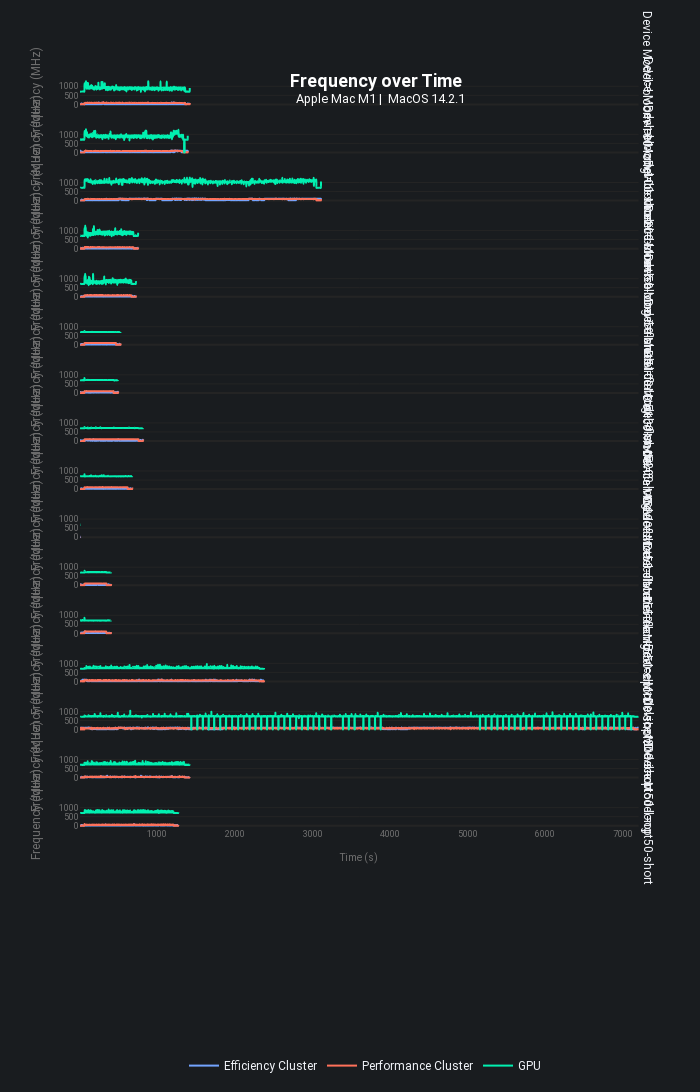

The cell this chart's notebook holds for it:
### Code cell
start_time = time.time()
print("Starting at = ", time.ctime(start_time))
directory_path = os.getcwd()

# Current directory should have a folder named powermetric-logs which contains the output logs of powermetric runs
powerLogsFolderName = "logs"

# Build the full path to the logs folder
pathLogsFolder = directory_path + '/' + powerLogsFolderName + '/'

# Get the list of all log files in the logs folder
powerLogsList = os.listdir(pathLogsFolder)

# Create local dataframes
dfPower, dfFrequency, dfUsage = pd.DataFrame(), pd.DataFrame(), pd.DataFrame()

# Parse each log file
for logsFile in powerLogsList:

    if not os.path.isfile(pathLogsFolder + logsFile): 
        print('File does not exist.')
    else:
        file = open(pathLogsFolder + logsFile, 'r', encoding="utf8", errors='ignore')
        content = file.read()
    
    if (logsFile.find('mp4') >= 0) or (logsFile.find('webm') >= 0):
        # Transform 4K-AV1.mp4.txt -> 4K-AV1 because that's what we want in the charts
        f_name = os.path.splitext(logsFile)[0]
        videoType = str.split(f_name, '.')[0]
    else:
        # Used for file paths like Safari-VP9-HW.txt i.e. without the video container (mp4, webm)
        videoType = os.path.splitext(logsFile)[0]

    # Parse the content and build Data Frames
    dfPowerTemp, dfFrequencyTemp, dfUsageTemp = regexParse(content, videoType)
    dfPower     = pd.concat([dfPower, dfPowerTemp], ignore_index=True)
    dfFrequency = pd.concat([dfFrequency, dfFrequencyTemp], ignore_index=True)
    dfUsage     = pd.concat([dfUsage, dfUsageTemp], ignore_index=True)

print(dfPower.head())
print(dfFrequency.head())
print(dfUsage.head())

plot_over_time(dfFrequency, "Frequency")

end_time = time.time()
print("Ending at = ", time.ctime(end_time))
print(f"It took {end_time-start_time:.2f} Time (s) to compute")

### Figure 1 — Plotly figure (JSON) as saved in the notebook; plotly's stock layout.template omitted (floating-point values rounded to 4 significant figures; data arrays with more than 128 entries replaced by an {"elided": "..."} marker saying what was removed)
{"data": [{"hovertemplate": "%{y} MHz", "legendgroup": "Efficiency Cluster", "line": {"color": "#73A4FF", "dash": "solid", "shape": "spline", "smoothing": 1.3}, "marker": {"symbol": "circle"}, "mode": "lines", "name": "Efficiency Cluster", "orientation": "v", "showlegend": true, "type": "scatter", "x": {"elided": "1416 int values"}, "xaxis": "x16", "y": {"elided": "1416 float values"}, "yaxis": "y16"}, {"hovertemplate": "%{y} MHz", "legendgroup": "Efficiency Cluster", "line": {"color": "#73A4FF", "dash": "solid", "shape": "spline", "smoothing": 1.3}, "marker": {"symbol": "circle"}, "mode": "lines", "name": "Efficiency Cluster", "orientation": "v", "showlegend": false, "type": "scatter", "x": {"elided": "1390 int values"}, "xaxis": "x15", "y": {"elided": "1390 float values"}, "yaxis": "y15"}, {"hovertemplate": "%{y} MHz", "legendgroup": "Efficiency Cluster", "line": {"color": "#73A4FF", "dash": "solid", "shape": "spline", "smoothing": 1.3}, "marker": {"symbol": "circle"}, "mode": "lines", "name": "Efficiency Cluster", "orientation": "v", "showlegend": false, "type": "scatter", "x": {"elided": "3108 int values"}, "xaxis": "x14", "y": {"elided": "3108 float values"}, "yaxis": "y14"}, {"hovertemplate": "%{y} MHz", "legendgroup": "Efficiency Cluster", "line": {"color": "#73A4FF", "dash": "solid", "shape": "spline", "smoothing": 1.3}, "marker": {"symbol": "circle"}, "mode": "lines", "name": "Efficiency Cluster", "orientation": "v", "showlegend": false, "type": "scatter", "x": {"elided": "750 int values"}, "xaxis": "x13", "y": {"elided": "750 float values"}, "yaxis": "y13"}, {"hovertemplate": "%{y} MHz", "legendgroup": "Efficiency Cluster", "line": {"color": "#73A4FF", "dash": "solid", "shape": "spline", "smoothing": 1.3}, "marker": {"symbol": "circle"}, "mode": "lines", "name": "Efficiency Cluster", "orientation": "v", "showlegend": false, "type": "scatter", "x": {"elided": "722 int values"}, "xaxis": "x12", "y": {"elided": "722 float values"}, "yaxis": "y12"}, {"hovertemplate": "%{y} MHz", "legendgroup": "Efficiency Cluster", "line": {"color": "#73A4FF", "dash": "solid", "shape": "spline", "smoothing": 1.3}, "marker": {"symbol": "circle"}, "mode": "lines", "name": "Efficiency Cluster", "orientation": "v", "showlegend": false, "type": "scatter", "x": {"elided": "525 int values"}, "xaxis": "x11", "y": {"elided": "525 float values"}, "yaxis": "y11"}, {"hovertemplate": "%{y} MHz", "legendgroup": "Efficiency Cluster", "line": {"color": "#73A4FF", "dash": "solid", "shape": "spline", "smoothing": 1.3}, "marker": {"symbol": "circle"}, "mode": "lines", "name": "Efficiency Cluster", "orientation": "v", "showlegend": false, "type": "scatter", "x": {"elided": "493 int values"}, "xaxis": "x10", "y": {"elided": "493 float values"}, "yaxis": "y10"}, {"hovertemplate": "%{y} MHz", "legendgroup": "Efficiency Cluster", "line": {"color": "#73A4FF", "dash": "solid", "shape": "spline", "smoothing": 1.3}, "marker": {"symbol": "circle"}, "mode": "lines", "name": "Efficiency Cluster", "orientation": "v", "showlegend": false, "type": "scatter", "x": {"elided": "815 int values"}, "xaxis": "x9", "y": {"elided": "815 float values"}, "yaxis": "y9"}, {"hovertemplate": "%{y} MHz", "legendgroup": "Efficiency Cluster", "line": {"color": "#73A4FF", "dash": "solid", "shape": "spline", "smoothing": 1.3}, "marker": {"symbol": "circle"}, "mode": "lines", "name": "Efficiency Cluster", "orientation": "v", "showlegend": false, "type": "scatter", "x": {"elided": "675 int values"}, "xaxis": "x8", "y": {"elided": "675 float values"}, "yaxis": "y8"}, {"hovertemplate": "%{y} MHz", "legendgroup": "Efficiency Cluster", "line": {"color": "#73A4FF", "dash": "solid", "shape": "spline", "smoothing": 1.3}, "marker": {"symbol": "circle"}, "mode": "lines", "name": "Efficiency Cluster", "orientation": "v", "showlegend": false, "type": "scatter", "x": [1, 2, 3, 4, 5, 6], "xaxis": "x7", "y": [51.23, 19.92, 20.9, 21.17, 22.32, 27.43], "yaxis": "y7"}, {"hovertemplate": "%{y} MHz", "legendgroup": "Efficiency Cluster", "line": {"color": "#73A4FF", "dash": "solid", "shape": "spline", "smoothing": 1.3}, "marker": {"symbol": "circle"}, "mode": "lines", "name": "Efficiency Cluster", "orientation": "v", "showlegend": false, "type": "scatter", "x": {"elided": "402 int values"}, "xaxis": "x6", "y": {"elided": "402 float values"}, "yaxis": "y6"}, {"hovertemplate": "%{y} MHz", "legendgroup": "Efficiency Cluster", "line": {"color": "#73A4FF", "dash": "solid", "shape": "spline", "smoothing": 1.3}, "marker": {"symbol": "circle"}, "mode": "lines", "name": "Efficiency Cluster", "orientation": "v", "showlegend": false, "type": "scatter", "x": {"elided": "400 int values"}, "xaxis": "x5", "y": {"elided": "400 float values"}, "yaxis": "y5"}, {"hovertemplate": "%{y} MHz", "legendgroup": "Efficiency Cluster", "line": {"color": "#73A4FF", "dash": "solid", "shape": "spline", "smoothing": 1.3}, "marker": {"symbol": "circle"}, "mode": "lines", "name": "Efficiency Cluster", "orientation": "v", "showlegend": false, "type": "scatter", "x": {"elided": "2375 int values"}, "xaxis": "x4", "y": {"elided": "2375 float values"}, "yaxis": "y4"}, {"hovertemplate": "%{y} MHz", "legendgroup": "Efficiency Cluster", "line": {"color": "#73A4FF", "dash": "solid", "shape": "spline", "smoothing": 1.3}, "marker": {"symbol": "circle"}, "mode": "lines", "name": "Efficiency Cluster", "orientation": "v", "showlegend": false, "type": "scatter", "x": {"elided": "7204 int values"}, "xaxis": "x3", "y": {"elided": "7204 float values"}, "yaxis": "y3"}, {"hovertemplate": "%{y} MHz", "legendgroup": "Efficiency Cluster", "line": {"color": "#73A4FF", "dash": "solid", "shape": "spline", "smoothing": 1.3}, "marker": {"symbol": "circle"}, "mode": "lines", "name": "Efficiency Cluster", "orientation": "v", "showlegend": false, "type": "scatter", "x": {"elided": "1413 int values"}, "xaxis": "x2", "y": {"elided": "1413 float values"}, "yaxis": "y2"}, {"hovertemplate": "%{y} MHz", "legendgroup": "Efficiency Cluster", "line": {"color": "#73A4FF", "dash": "solid", "shape": "spline", "smoothing": 1.3}, "marker": {"symbol": "circle"}, "mode": "lines", "name": "Efficiency Cluster", "orientation": "v", "showlegend": false, "type": "scatter", "x": {"elided": "1269 int values"}, "xaxis": "x", "y": {"elided": "1269 float values"}, "yaxis": "y"}, {"hovertemplate": "%{y} MHz", "legendgroup": "Performance Cluster", "line": {"color": "#FF715A", "dash": "solid", "shape": "spline", "smoothing": 1.3}, "marker": {"symbol": "circle"}, "mode": "lines", "name": "Performance Cluster", "orientation": "v", "showlegend": true, "type": "scatter", "x": {"elided": "1416 int values"}, "xaxis": "x16", "y": {"elided": "1416 float values"}, "yaxis": "y16"}, {"hovertemplate": "%{y} MHz", "legendgroup": "Performance Cluster", "line": {"color": "#FF715A", "dash": "solid", "shape": "spline", "smoothing": 1.3}, "marker": {"symbol": "circle"}, "mode": "lines", "name": "Performance Cluster", "orientation": "v", "showlegend": false, "type": "scatter", "x": {"elided": "1390 int values"}, "xaxis": "x15", "y": {"elided": "1390 float values"}, "yaxis": "y15"}, {"hovertemplate": "%{y} MHz", "legendgroup": "Performance Cluster", "line": {"color": "#FF715A", "dash": "solid", "shape": "spline", "smoothing": 1.3}, "marker": {"symbol": "circle"}, "mode": "lines", "name": "Performance Cluster", "orientation": "v", "showlegend": false, "type": "scatter", "x": {"elided": "3108 int values"}, "xaxis": "x14", "y": {"elided": "3108 float values"}, "yaxis": "y14"}, {"hovertemplate": "%{y} MHz", "legendgroup": "Performance Cluster", "line": {"color": "#FF715A", "dash": "solid", "shape": "spline", "smoothing": 1.3}, "marker": {"symbol": "circle"}, "mode": "lines", "name": "Performance Cluster", "orientation": "v", "showlegend": false, "type": "scatter", "x": {"elided": "750 int values"}, "xaxis": "x13", "y": {"elided": "750 float values"}, "yaxis": "y13"}, {"hovertemplate": "%{y} MHz", "legendgroup": "Performance Cluster", "line": {"color": "#FF715A", "dash": "solid", "shape": "spline", "smoothing": 1.3}, "marker": {"symbol": "circle"}, "mode": "lines", "name": "Performance Cluster", "orientation": "v", "showlegend": false, "type": "scatter", "x": {"elided": "722 int values"}, "xaxis": "x12", "y": {"elided": "722 float values"}, "yaxis": "y12"}, {"hovertemplate": "%{y} MHz", "legendgroup": "Performance Cluster", "line": {"color": "#FF715A", "dash": "solid", "shape": "spline", "smoothing": 1.3}, "marker": {"symbol": "circle"}, "mode": "lines", "name": "Performance Cluster", "orientation": "v", "showlegend": false, "type": "scatter", "x": {"elided": "525 int values"}, "xaxis": "x11", "y": {"elided": "525 float values"}, "yaxis": "y11"}, {"hovertemplate": "%{y} MHz", "legendgroup": "Performance Cluster", "line": {"color": "#FF715A", "dash": "solid", "shape": "spline", "smoothing": 1.3}, "marker": {"symbol": "circle"}, "mode": "lines", "name": "Performance Cluster", "orientation": "v", "showlegend": false, "type": "scatter", "x": {"elided": "493 int values"}, "xaxis": "x10", "y": {"elided": "493 float values"}, "yaxis": "y10"}, {"hovertemplate": "%{y} MHz", "legendgroup": "Performance Cluster", "line": {"color": "#FF715A", "dash": "solid", "shape": "spline", "smoothing": 1.3}, "marker": {"symbol": "circle"}, "mode": "lines", "name": "Performance Cluster", "orientation": "v", "showlegend": false, "type": "scatter", "x": {"elided": "815 int values"}, "xaxis": "x9", "y": {"elided": "815 float values"}, "yaxis": "y9"}, {"hovertemplate": "%{y} MHz", "legendgroup": "Performance Cluster", "line": {"color": "#FF715A", "dash": "solid", "shape": "spline", "smoothing": 1.3}, "marker": {"symbol": "circle"}, "mode": "lines", "name": "Performance Cluster", "orientation": "v", "showlegend": false, "type": "scatter", "x": {"elided": "675 int values"}, "xaxis": "x8", "y": {"elided": "675 float values"}, "yaxis": "y8"}, {"hovertemplate": "%{y} MHz", "legendgroup": "Performance Cluster", "line": {"color": "#FF715A", "dash": "solid", "shape": "spline", "smoothing": 1.3}, "marker": {"symbol": "circle"}, "mode": "lines", "name": "Performance Cluster", "orientation": "v", "showlegend": false, "type": "scatter", "x": [1, 2, 3, 4, 5, 6], "xaxis": "x7", "y": [9, 5.12, 3.2, 4.28, 5.62, 5.25], "yaxis": "y7"}, {"hovertemplate": "%{y} MHz", "legendgroup": "Performance Cluster", "line": {"color": "#FF715A", "dash": "solid", "shape": "spline", "smoothing": 1.3}, "marker": {"symbol": "circle"}, "mode": "lines", "name": "Performance Cluster", "orientation": "v", "showlegend": false, "type": "scatter", "x": {"elided": "402 int values"}, "xaxis": "x6", "y": {"elided": "402 float values"}, "yaxis": "y6"}, {"hovertemplate": "%{y} MHz", "legendgroup": "Performance Cluster", "line": {"color": "#FF715A", "dash": "solid", "shape": "spline", "smoothing": 1.3}, "marker": {"symbol": "circle"}, "mode": "lines", "name": "Performance Cluster", "orientation": "v", "showlegend": false, "type": "scatter", "x": {"elided": "400 int values"}, "xaxis": "x5", "y": {"elided": "400 float values"}, "yaxis": "y5"}, {"hovertemplate": "%{y} MHz", "legendgroup": "Performance Cluster", "line": {"color": "#FF715A", "dash": "solid", "shape": "spline", "smoothing": 1.3}, "marker": {"symbol": "circle"}, "mode": "lines", "name": "Performance Cluster", "orientation": "v", "showlegend": false, "type": "scatter", "x": {"elided": "2375 int values"}, "xaxis": "x4", "y": {"elided": "2375 float values"}, "yaxis": "y4"}, {"hovertemplate": "%{y} MHz", "legendgroup": "Performance Cluster", "line": {"color": "#FF715A", "dash": "solid", "shape": "spline", "smoothing": 1.3}, "marker": {"symbol": "circle"}, "mode": "lines", "name": "Performance Cluster", "orientation": "v", "showlegend": false, "type": "scatter", "x": {"elided": "7204 int values"}, "xaxis": "x3", "y": {"elided": "7204 float values"}, "yaxis": "y3"}, {"hovertemplate": "%{y} MHz", "legendgroup": "Performance Cluster", "line": {"color": "#FF715A", "dash": "solid", "shape": "spline", "smoothing": 1.3}, "marker": {"symbol": "circle"}, "mode": "lines", "name": "Performance Cluster", "orientation": "v", "showlegend": false, "type": "scatter", "x": {"elided": "1413 int values"}, "xaxis": "x2", "y": {"elided": "1413 float values"}, "yaxis": "y2"}, {"hovertemplate": "%{y} MHz", "legendgroup": "Performance Cluster", "line": {"color": "#FF715A", "dash": "solid", "shape": "spline", "smoothing": 1.3}, "marker": {"symbol": "circle"}, "mode": "lines", "name": "Performance Cluster", "orientation": "v", "showlegend": false, "type": "scatter", "x": {"elided": "1269 int values"}, "xaxis": "x", "y": {"elided": "1269 float values"}, "yaxis": "y"}, {"hovertemplate": "%{y} MHz", "legendgroup": "GPU", "line": {"color": "#01F0B0", "dash": "solid", "shape": "spline", "smoothing": 1.3}, "marker": {"symbol": "circle"}, "mode": "lines", "name": "GPU", "orientation": "v", "showlegend": true, "type": "scatter", "x": {"elided": "1416 int values"}, "xaxis": "x16", "y": {"elided": "1416 int values"}, "yaxis": "y16"}, {"hovertemplate": "%{y} MHz", "legendgroup": "GPU", "line": {"color": "#01F0B0", "dash": "solid", "shape": "spline", "smoothing": 1.3}, "marker": {"symbol": "circle"}, "mode": "lines", "name": "GPU", "orientation": "v", "showlegend": false, "type": "scatter", "x": {"elided": "1390 int values"}, "xaxis": "x15", "y": {"elided": "1390 int values"}, "yaxis": "y15"}, {"hovertemplate": "%{y} MHz", "legendgroup": "GPU", "line": {"color": "#01F0B0", "dash": "solid", "shape": "spline", "smoothing": 1.3}, "marker": {"symbol": "circle"}, "mode": "lines", "name": "GPU", "orientation": "v", "showlegend": false, "type": "scatter", "x": {"elided": "3108 int values"}, "xaxis": "x14", "y": {"elided": "3108 int values"}, "yaxis": "y14"}, {"hovertemplate": "%{y} MHz", "legendgroup": "GPU", "line": {"color": "#01F0B0", "dash": "solid", "shape": "spline", "smoothing": 1.3}, "marker": {"symbol": "circle"}, "mode": "lines", "name": "GPU", "orientation": "v", "showlegend": false, "type": "scatter", "x": {"elided": "750 int values"}, "xaxis": "x13", "y": {"elided": "750 int values"}, "yaxis": "y13"}, {"hovertemplate": "%{y} MHz", "legendgroup": "GPU", "line": {"color": "#01F0B0", "dash": "solid", "shape": "spline", "smoothing": 1.3}, "marker": {"symbol": "circle"}, "mode": "lines", "name": "GPU", "orientation": "v", "showlegend": false, "type": "scatter", "x": {"elided": "722 int values"}, "xaxis": "x12", "y": {"elided": "722 int values"}, "yaxis": "y12"}, {"hovertemplate": "%{y} MHz", "legendgroup": "GPU", "line": {"color": "#01F0B0", "dash": "solid", "shape": "spline", "smoothing": 1.3}, "marker": {"symbol": "circle"}, "mode": "lines", "name": "GPU", "orientation": "v", "showlegend": false, "type": "scatter", "x": {"elided": "525 int values"}, "xaxis": "x11", "y": {"elided": "525 int values"}, "yaxis": "y11"}, {"hovertemplate": "%{y} MHz", "legendgroup": "GPU", "line": {"color": "#01F0B0", "dash": "solid", "shape": "spline", "smoothing": 1.3}, "marker": {"symbol": "circle"}, "mode": "lines", "name": "GPU", "orientation": "v", "showlegend": false, "type": "scatter", "x": {"elided": "493 int values"}, "xaxis": "x10", "y": {"elided": "493 int values"}, "yaxis": "y10"}, {"hovertemplate": "%{y} MHz", "legendgroup": "GPU", "line": {"color": "#01F0B0", "dash": "solid", "shape": "spline", "smoothing": 1.3}, "marker": {"symbol": "circle"}, "mode": "lines", "name": "GPU", "orientation": "v", "showlegend": false, "type": "scatter", "x": {"elided": "815 int values"}, "xaxis": "x9", "y": {"elided": "815 int values"}, "yaxis": "y9"}, {"hovertemplate": "%{y} MHz", "legendgroup": "GPU", "line": {"color": "#01F0B0", "dash": "solid", "shape": "spline", "smoothing": 1.3}, "marker": {"symbol": "circle"}, "mode": "lines", "name": "GPU", "orientation": "v", "showlegend": false, "type": "scatter", "x": {"elided": "675 int values"}, "xaxis": "x8", "y": {"elided": "675 int values"}, "yaxis": "y8"}, {"hovertemplate": "%{y} MHz", "legendgroup": "GPU", "line": {"color": "#01F0B0", "dash": "solid", "shape": "spline", "smoothing": 1.3}, "marker": {"symbol": "circle"}, "mode": "lines", "name": "GPU", "orientation": "v", "showlegend": false, "type": "scatter", "x": [1, 2, 3, 4, 5, 6], "xaxis": "x7", "y": [706, 705, 706, 704, 704, 706], "yaxis": "y7"}, {"hovertemplate": "%{y} MHz", "legendgroup": "GPU", "line": {"color": "#01F0B0", "dash": "solid", "shape": "spline", "smoothing": 1.3}, "marker": {"symbol": "circle"}, "mode": "lines", "name": "GPU", "orientation": "v", "showlegend": false, "type": "scatter", "x": {"elided": "402 int values"}, "xaxis": "x6", "y": {"elided": "402 int values"}, "yaxis": "y6"}, {"hovertemplate": "%{y} MHz", "legendgroup": "GPU", "line": {"color": "#01F0B0", "dash": "solid", "shape": "spline", "smoothing": 1.3}, "marker": {"symbol": "circle"}, "mode": "lines", "name": "GPU", "orientation": "v", "showlegend": false, "type": "scatter", "x": {"elided": "400 int values"}, "xaxis": "x5", "y": {"elided": "400 int values"}, "yaxis": "y5"}, {"hovertemplate": "%{y} MHz", "legendgroup": "GPU", "line": {"color": "#01F0B0", "dash": "solid", "shape": "spline", "smoothing": 1.3}, "marker": {"symbol": "circle"}, "mode": "lines", "name": "GPU", "orientation": "v", "showlegend": false, "type": "scatter", "x": {"elided": "2375 int values"}, "xaxis": "x4", "y": {"elided": "2375 int values"}, "yaxis": "y4"}, {"hovertemplate": "%{y} MHz", "legendgroup": "GPU", "line": {"color": "#01F0B0", "dash": "solid", "shape": "spline", "smoothing": 1.3}, "marker": {"symbol": "circle"}, "mode": "lines", "name": "GPU", "orientation": "v", "showlegend": false, "type": "scatter", "x": {"elided": "7204 int values"}, "xaxis": "x3", "y": {"elided": "7204 int values"}, "yaxis": "y3"}, {"hovertemplate": "%{y} MHz", "legendgroup": "GPU", "line": {"color": "#01F0B0", "dash": "solid", "shape": "spline", "smoothing": 1.3}, "marker": {"symbol": "circle"}, "mode": "lines", "name": "GPU", "orientation": "v", "showlegend": false, "type": "scatter", "x": {"elided": "1413 int values"}, "xaxis": "x2", "y": {"elided": "1413 int values"}, "yaxis": "y2"}, {"hovertemplate": "%{y} MHz", "legendgroup": "GPU", "line": {"color": "#01F0B0", "dash": "solid", "shape": "spline", "smoothing": 1.3}, "marker": {"symbol": "circle"}, "mode": "lines", "name": "GPU", "orientation": "v", "showlegend": false, "type": "scatter", "x": {"elided": "1269 int values"}, "xaxis": "x", "y": {"elided": "1269 int values"}, "yaxis": "y"}], "layout": {"annotations": [{"font": {}, "showarrow": false, "text": "Device Model=opt50-short", "textangle": 90, "x": 0.98, "xanchor": "left", "xref": "paper", "y": 0.01719, "yanchor": "middle", "yref": "paper"}, {"font": {}, "showarrow": false, "text": "Device Model=opt50-long", "textangle": 90, "x": 0.98, "xanchor": "left", "xref": "paper", "y": 0.08156, "yanchor": "middle", "yref": "paper"}, {"font": {}, "showarrow": false, "text": "Device Model=opt200-short", "textangle": 90, "x": 0.98, "xanchor": "left", "xref": "paper", "y": 0.1459, "yanchor": "middle", "yref": "paper"}, {"font": {}, "showarrow": false, "text": "Device Model=opt100-short", "textangle": 90, "x": 0.98, "xanchor": "left", "xref": "paper", "y": 0.2103, "yanchor": "middle", "yref": "paper"}, {"font": {}, "showarrow": false, "text": "Device Model=flan-t550-short", "textangle": 90, "x": 0.98, "xanchor": "left", "xref": "paper", "y": 0.2747, "yanchor": "middle", "yref": "paper"}, {"font": {}, "showarrow": false, "text": "Device Model=flan-t550-long", "textangle": 90, "x": 0.98, "xanchor": "left", "xref": "paper", "y": 0.3391, "yanchor": "middle", "yref": "paper"}, {"font": {}, "showarrow": false, "text": "Device Model=flan-t53-short", "textangle": 90, "x": 0.98, "xanchor": "left", "xref": "paper", "y": 0.4034, "yanchor": "middle", "yref": "paper"}, {"font": {}, "showarrow": false, "text": "Device Model=flan-t5200-short", "textangle": 90, "x": 0.98, "xanchor": "left", "xref": "paper", "y": 0.4678, "yanchor": "middle", "yref": "paper"}, {"font": {}, "showarrow": false, "text": "Device Model=flan-t5200-long", "textangle": 90, "x": 0.98, "xanchor": "left", "xref": "paper", "y": 0.5322, "yanchor": "middle", "yref": "paper"}, {"font": {}, "showarrow": false, "text": "Device Model=flan-t5100-short", "textangle": 90, "x": 0.98, "xanchor": "left", "xref": "paper", "y": 0.5966, "yanchor": "middle", "yref": "paper"}, {"font": {}, "showarrow": false, "text": "Device Model=flan-t5100-long", "textangle": 90, "x": 0.98, "xanchor": "left", "xref": "paper", "y": 0.6609, "yanchor": "middle", "yref": "paper"}, {"font": {}, "showarrow": false, "text": "Device Model=bloom-50-short", "textangle": 90, "x": 0.98, "xanchor": "left", "xref": "paper", "y": 0.7253, "yanchor": "middle", "yref": "paper"}, {"font": {}, "showarrow": false, "text": "Device Model=bloom-50-long", "textangle": 90, "x": 0.98, "xanchor": "left", "xref": "paper", "y": 0.7897, "yanchor": "middle", "yref": "paper"}, {"font": {}, "showarrow": false, "text": "Device Model=bloom-200-short", "textangle": 90, "x": 0.98, "xanchor": "left", "xref": "paper", "y": 0.8541, "yanchor": "middle", "yref": "paper"}, {"font": {}, "showarrow": false, "text": "Device Model=bloom-100-short", "textangle": 90, "x": 0.98, "xanchor": "left", "xref": "paper", "y": 0.9184, "yanchor": "middle", "yref": "paper"}, {"font": {}, "showarrow": false, "text": "Device Model=bloom-100-long", "textangle": 90, "x": 0.98, "xanchor": "left", "xref": "paper", "y": 0.9828, "yanchor": "middle", "yref": "paper"}], "autosize": true, "font": {"family": "SF Pro Display, Roboto, Droid Sans, Arial"}, "height": 5600, "hovermode": "x", "legend": {"orientation": "h", "title": {"text": ""}, "tracegroupgap": 0, "x": 0.5, "xanchor": "center", "y": -0.3, "yanchor": "top"}, "margin": {"r": 50, "t": 80}, "modebar": {"orientation": "v"}, "paper_bgcolor": "#191C1F", "plot_bgcolor": "#191C1F", "title": {"font": {"color": "#FFF", "size": 18}, "text": "<b>Frequency over Time</b> <br> <sup> Apple Mac M1 |  MacOS 14.2.1 </sup>", "x": 0.54, "xanchor": "center", "y": 0.92, "yanchor": "top"}, "width": 700, "xaxis": {"anchor": "y", "color": "#707070", "domain": [0, 0.98], "showgrid": false, "tickfont": {"size": 9}, "title": {"font": {"color": "#707070", "size": 10}, "text": "Time (s)"}}, "xaxis10": {"anchor": "y10", "color": "#707070", "domain": [0, 0.98], "matches": "x", "showgrid": false, "showticklabels": false, "tickfont": {"size": 9}, "title": {"font": {"color": "#707070", "size": 10}}}, "xaxis11": {"anchor": "y11", "color": "#707070", "domain": [0, 0.98], "matches": "x", "showgrid": false, "showticklabels": false, "tickfont": {"size": 9}, "title": {"font": {"color": "#707070", "size": 10}}}, "xaxis12": {"anchor": "y12", "color": "#707070", "domain": [0, 0.98], "matches": "x", "showgrid": false, "showticklabels": false, "tickfont": {"size": 9}, "title": {"font": {"color": "#707070", "size": 10}}}, "xaxis13": {"anchor": "y13", "color": "#707070", "domain": [0, 0.98], "matches": "x", "showgrid": false, "showticklabels": false, "tickfont": {"size": 9}, "title": {"font": {"color": "#707070", "size": 10}}}, "xaxis14": {"anchor": "y14", "color": "#707070", "domain": [0, 0.98], "matches": "x", "showgrid": false, "showticklabels": false, "tickfont": {"size": 9}, "title": {"font": {"color": "#707070", "size": 10}}}, "xaxis15": {"anchor": "y15", "color": "#707070", "domain": [0, 0.98], "matches": "x", "showgrid": false, "showticklabels": false, "tickfont": {"size": 9}, "title": {"font": {"color": "#707070", "size": 10}}}, "xaxis16": {"anchor": "y16", "color": "#707070", "domain": [0, 0.98], "matches": "x", "showgrid": false, "showticklabels": false, "tickfont": {"size": 9}, "title": {"font": {"color": "#707070", "size": 10}}}, "xaxis2": {"anchor": "y2", "color": "#707070", "domain": [0, 0.98], "matches": "x", "showgrid": false, "showticklabels": false, "tickfont": {"size": 9}, "title": {"font": {"color": "#707070", "size": 10}}}, "xaxis3": {"anchor": "y3", "color": "#707070", "domain": [0, 0.98], "matches": "x", "showgrid": false, "showticklabels": false, "tickfont": {"size": 9}, "title": {"font": {"color": "#707070", "size": 10}}}, "xaxis4": {"anchor": "y4", "color": "#707070", "domain": [0, 0.98], "matches": "x", "showgrid": false, "showticklabels": false, "tickfont": {"size": 9}, "title": {"font": {"color": "#707070", "size": 10}}}, "xaxis5": {"anchor": "y5", "color": "#707070", "domain": [0, 0.98], "matches": "x", "showgrid": false, "showticklabels": false, "tickfont": {"size": 9}, "title": {"font": {"color": "#707070", "size": 10}}}, "xaxis6": {"anchor": "y6", "color": "#707070", "domain": [0, 0.98], "matches": "x", "showgrid": false, "showticklabels": false, "tickfont": {"size": 9}, "title": {"font": {"color": "#707070", "size": 10}}}, "xaxis7": {"anchor": "y7", "color": "#707070", "domain": [0, 0.98], "matches": "x", "showgrid": false, "showticklabels": false, "tickfont": {"size": 9}, "title": {"font": {"color": "#707070", "size": 10}}}, "xaxis8": {"anchor": "y8", "color": "#707070", "domain": [0, 0.98], "matches": "x", "showgrid": false, "showticklabels": false, "tickfont": {"size": 9}, "title": {"font": {"color": "#707070", "size": 10}}}, "xaxis9": {"anchor": "y9", "color": "#707070", "domain": [0, 0.98], "matches": "x", "showgrid": false, "showticklabels": false, "tickfont": {"size": 9}, "title": {"font": {"color": "#707070", "size": 10}}}, "yaxis": {"anchor": "x", "color": "#707070", "domain": [0, 0.03438], "gridcolor": "#242424", "tickfont": {"size": 9}, "title": {"font": {"color": "#707070", "size": 12}, "text": "Frequency (MHz)"}, "type": "linear", "zerolinecolor": "#242424"}, "yaxis10": {"anchor": "x10", "color": "#707070", "domain": [0.5794, 0.6138], "gridcolor": "#242424", "matches": "y", "tickfont": {"size": 9}, "title": {"font": {"color": "#707070", "size": 12}, "text": "Frequency (MHz)"}, "type": "linear", "zerolinecolor": "#242424"}, "yaxis11": {"anchor": "x11", "color": "#707070", "domain": [0.6438, 0.6781], "gridcolor": "#242424", "matches": "y", "tickfont": {"size": 9}, "title": {"font": {"color": "#707070", "size": 12}, "text": "Frequency (MHz)"}, "type": "linear", "zerolinecolor": "#242424"}, "yaxis12": {"anchor": "x12", "color": "#707070", "domain": [0.7081, 0.7425], "gridcolor": "#242424", "matches": "y", "tickfont": {"size": 9}, "title": {"font": {"color": "#707070", "size": 12}, "text": "Frequency (MHz)"}, "type": "linear", "zerolinecolor": "#242424"}, "yaxis13": {"anchor": "x13", "color": "#707070", "domain": [0.7725, 0.8069], "gridcolor": "#242424", "matches": "y", "tickfont": {"size": 9}, "title": {"font": {"color": "#707070", "size": 12}, "text": "Frequency (MHz)"}, "type": "linear", "zerolinecolor": "#242424"}, "yaxis14": {"anchor": "x14", "color": "#707070", "domain": [0.8369, 0.8713], "gridcolor": "#242424", "matches": "y", "tickfont": {"size": 9}, "title": {"font": {"color": "#707070", "size": 12}, "text": "Frequency (MHz)"}, "type": "linear", "zerolinecolor": "#242424"}, "yaxis15": {"anchor": "x15", "color": "#707070", "domain": [0.9013, 0.9356], "gridcolor": "#242424", "matches": "y", "tickfont": {"size": 9}, "title": {"font": {"color": "#707070", "size": 12}, "text": "Frequency (MHz)"}, "type": "linear", "zerolinecolor": "#242424"}, "yaxis16": {"anchor": "x16", "color": "#707070", "domain": [0.9656, 1], "gridcolor": "#242424", "matches": "y", "tickfont": {"size": 9}, "title": {"font": {"color": "#707070", "size": 12}, "text": "Frequency (MHz)"}, "type": "linear", "zerolinecolor": "#242424"}, "yaxis2": {"anchor": "x2", "color": "#707070", "domain": [0.06438, 0.09875], "gridcolor": "#242424", "matches": "y", "tickfont": {"size": 9}, "title": {"font": {"color": "#707070", "size": 12}, "text": "Frequency (MHz)"}, "type": "linear", "zerolinecolor": "#242424"}, "yaxis3": {"anchor": "x3", "color": "#707070", "domain": [0.1288, 0.1631], "gridcolor": "#242424", "matches": "y", "tickfont": {"size": 9}, "title": {"font": {"color": "#707070", "size": 12}, "text": "Frequency (MHz)"}, "type": "linear", "zerolinecolor": "#242424"}, "yaxis4": {"anchor": "x4", "color": "#707070", "domain": [0.1931, 0.2275], "gridcolor": "#242424", "matches": "y", "tickfont": {"size": 9}, "title": {"font": {"color": "#707070", "size": 12}, "text": "Frequency (MHz)"}, "type": "linear", "zerolinecolor": "#242424"}, "yaxis5": {"anchor": "x5", "color": "#707070", "domain": [0.2575, 0.2919], "gridcolor": "#242424", "matches": "y", "tickfont": {"size": 9}, "title": {"font": {"color": "#707070", "size": 12}, "text": "Frequency (MHz)"}, "type": "linear", "zerolinecolor": "#242424"}, "yaxis6": {"anchor": "x6", "color": "#707070", "domain": [0.3219, 0.3563], "gridcolor": "#242424", "matches": "y", "tickfont": {"size": 9}, "title": {"font": {"color": "#707070", "size": 12}, "text": "Frequency (MHz)"}, "type": "linear", "zerolinecolor": "#242424"}, "yaxis7": {"anchor": "x7", "color": "#707070", "domain": [0.3862, 0.4206], "gridcolor": "#242424", "matches": "y", "tickfont": {"size": 9}, "title": {"font": {"color": "#707070", "size": 12}, "text": "Frequency (MHz)"}, "type": "linear", "zerolinecolor": "#242424"}, "yaxis8": {"anchor": "x8", "color": "#707070", "domain": [0.4506, 0.485], "gridcolor": "#242424", "matches": "y", "tickfont": {"size": 9}, "title": {"font": {"color": "#707070", "size": 12}, "text": "Frequency (MHz)"}, "type": "linear", "zerolinecolor": "#242424"}, "yaxis9": {"anchor": "x9", "color": "#707070", "domain": [0.515, 0.5494], "gridcolor": "#242424", "matches": "y", "tickfont": {"size": 9}, "title": {"font": {"color": "#707070", "size": 12}, "text": "Frequency (MHz)"}, "type": "linear", "zerolinecolor": "#242424"}}}
